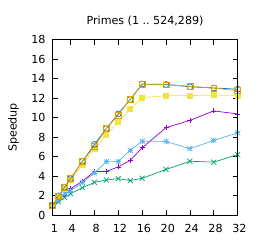

Write the gnuplot code that produced this figure.
set title "Primes (1 .. 524,289)"
set terminal pdf size 2.6,2.43
set output "./results/Primes_1_.._524,289.pdf"
set key off
set xrange [1:32]
set xtics (1, 4, 8, 12, 16, 20, 24, 28, 32)
set yrange [0:18]
set ylabel "Speedup"
plot './results/Primes_1_.._524,289.dat' using 1:2 title "Rayon" ls 1 lw 1 pointsize 0.6 with linespoints, \
  './results/Primes_1_.._524,289.dat' using 1:3 title "Naive" ls 2 lw 1 pointsize 0.6 with linespoints, \
  './results/Primes_1_.._524,289.dat' using 1:4 title "Naive (pinned)" ls 3 lw 1 pointsize 0.6 with linespoints, \
  './results/Primes_1_.._524,289.dat' using 1:5 title "Work stealing" ls 5 lw 1 pointsize 0.6 with linespoints, \
  './results/Primes_1_.._524,289.dat' using 1:6 title "Our" ls 6 lw 1 pointsize 0.7 with linespoints, \
  './results/Primes_1_.._524,289.dat' using 1:7 title "Our (specialized loop)" ls 4 lw 1 pointsize 0.7 with linespoints
